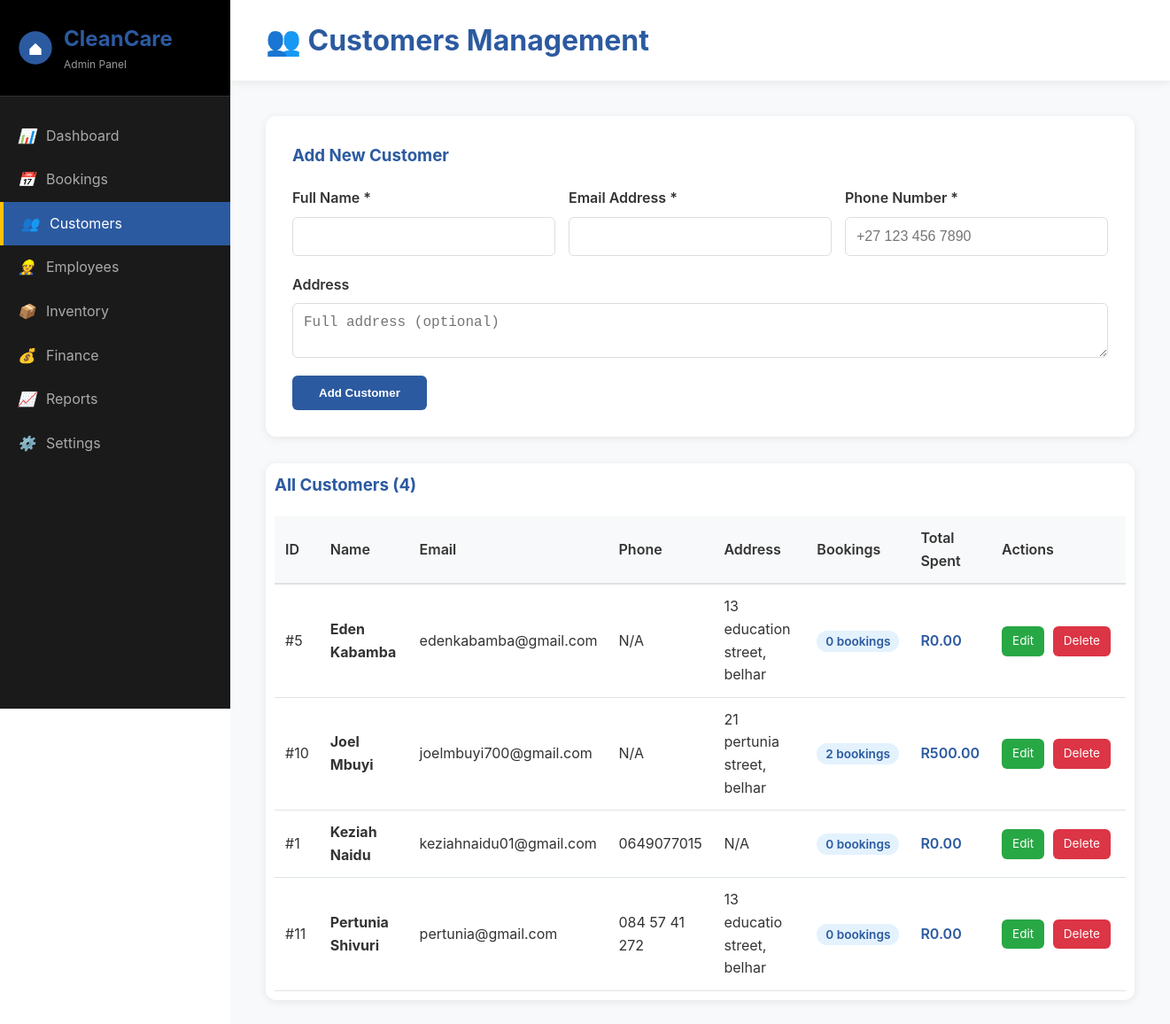
The page /pages/manage_customers.php (signed in) on the database its author committed.
### tables this page shows
CREATE TABLE `customers` (
  `id` int(11) NOT NULL,
  `name` varchar(100) NOT NULL,
  `email` varchar(100) DEFAULT NULL,
  `phone` varchar(20) DEFAULT NULL,
  `address` text DEFAULT NULL
);

### pages/manage_customers.php (the view, shortened to what this page needs)
<?php
require_once '../backend/db_config.php';
try {
    $stmt = $pdo->query("SELECT c.*,
                         COUNT(b.id) as total_bookings,
                         SUM(CASE WHEN b.completed = 1 THEN b.price ELSE 0 END) as total_spent
                         FROM customers c
                         LEFT JOIN bookings b ON c.id = b.customer_id
                         GROUP BY c.id
                         ORDER BY c.name ASC");
    $customers = $stmt->fetchAll(PDO::FETCH_ASSOC);
} catch (PDOException $e) {
    $customers = [];
    error_log("Error fetching customers: " . $e->getMessage());
}
?>
<!DOCTYPE html>
<html lang="en">
<head>
    <link rel="stylesheet" href="../frontend/css/style.css">
    <link rel="stylesheet" href="../frontend/css/dashboard.css">
</head>
<body>
    <div class="admin-layout">
        <aside class="admin-sidebar">
            <div class="sidebar-header">
                <div class="sidebar-logo">
                    <svg viewBox="0 0 60 60" width="40" height="40">
                        <circle cx="30" cy="30" r="28" fill="#2c5aa0"/>
                        <path d="M 20 32 L 30 22 L 40 32 L 40 42 L 20 42 Z" fill="white"/>
                    </svg>
                    <div>
                        <h2>CleanCare</h2>
                        <p>Admin Panel</p>
                    </div>
                </div>
            </div>
            <nav class="sidebar-nav">
                <a href="../dashboards/admin.php"><i>📊</i> Dashboard</a>
                <a href="manage_bookings.php"><i>📅</i> Bookings</a>
                <a href="manage_customers.php" class="active"><i>👥</i> Customers</a>
                <a href="manage_employees.php"><i>👷</i> Employees</a>
                <a href="manage_inventory.php"><i>📦</i> Inventory</a>
                <a href="manage_finance.php"><i>💰</i> Finance</a>
                <a href="reports.php"><i>📈</i> Reports</a>
                <a href="settings.php"><i>⚙️</i> Settings</a>
            </nav>
        </aside>
        <main class="admin-main">
            <div class="admin-header">
                <h1 style="margin: 0; color: #2c5aa0;">👥 Customers Management</h1>
            </div>
            <div class="admin-content">
                <div class="form-card">
                    <h3 style="color: #2c5aa0; margin-bottom: 20px;">Add New Customer</h3>
                    <form method="POST">
                        <div class="form-grid">
                            <div class="form-group">
                                <label>Full Name *</label>
                                <input type="text" name="name" required>
                            </div>
                            <div class="form-group">
                                <label>Email Address *</label>
                                <input type="email" name="email" required>
                            </div>
                            <div class="form-group">
                                <label>Phone Number *</label>
                                <input type="tel" name="phone" required placeholder="+27 123 456 7890">
                            </div>
                        </div>
                        <div class="form-group" style="margin-bottom: 20px;">
                            <label>Address</label>
                            <textarea name="address" rows="2" placeholder="Full address (optional)"></textarea>
                        </div>
                        <button type="submit" name="add_customer" class="btn-submit">Add Customer</button>
                    </form>
                </div>
                <div class="data-table-container">
                    <h3 style="color: #2c5aa0;">All Customers (<?= count($customers) ?>)</h3>
                    <?php if (empty($customers)): ?>
                        <p style="text-align: center; color: #999; padding: 40px;">No customers yet.</p>
                    <?php else: ?>
                        <div style="overflow-x: auto;">
                            <table class="data-table">
                                <thead>
                                    <tr>
                                        <th>ID</th>
                                        <th>Name</th>
                                        <th>Email</th>
                                        <th>Phone</th>
                                        <th>Address</th>
                                        <th>Bookings</th>
                                        <th>Total Spent</th>
                                        <th>Actions</th>
                                    </tr>
                                </thead>
                                <tbody>
                                    <?php foreach ($customers as $customer): ?>
                                    <tr>
                                        <td>#<?= $customer['id'] ?></td>
                                        <td><strong><?= htmlspecialchars($customer['name']) ?></strong></td>
                                        <td><?= htmlspecialchars($customer['email']) ?></td>
                                        <td><?= htmlspecialchars($customer['phone'] ?: 'N/A') ?></td>
                                        <td><?= htmlspecialchars($customer['address'] ?: 'N/A') ?></td>
                                        <td>
                                            <span class="stat-badge"><?= $customer['total_bookings'] ?> bookings</span>
                                        </td>
                                        <td style="font-weight: 600; color: #2c5aa0;">
                                            R<?= number_format($customer['total_spent'], 2) ?>
                                        </td>
                                        <td>
                                            <div class="action-buttons">
                                                <a href="edit_customer.php?id=<?= $customer['id'] ?>" class="btn-action btn-edit">Edit</a>
                                                <a href="?delete=<?= $customer['id'] ?>"
                                                class="btn-action btn-delete"
                                                onclick="return confirm('Delete this customer? This will also delete their bookings.')">Delete</a>
                                            </div>
                                        </td>
                                    </tr>
                                    <?php endforeach; ?>
                                </tbody>
                            </table>
                        </div>
                    <?php endif; ?>
                </div>
            </div>
        </main>
    </div>
</body>
</html>

### frontend/css/style.css (style rules this page uses)
* { margin: 0; padding: 0; box-sizing: border-box; }
html { scroll-behavior: smooth; scroll-padding-top: 80px; }
body { font-family: -apple-system, BlinkMacSystemFont, 'Segoe UI', 'Roboto', 'Oxygen', 'Ubuntu', sans-serif; line-height: 1.6; color: #333; background: #ffffff; }

### frontend/css/dashboard.css (style rules this page uses)
.action-buttons { display: flex; gap: 15px; flex-wrap: wrap; }
.data-table-container { background: white; padding: 30px; border-radius: 12px; box-shadow: 0 2px 10px rgba(0,0,0,0.08); overflow-x: auto; }
.data-table { width: 100%; border-collapse: collapse; margin-top: 20px; }
.data-table thead { background: #f8f9fa; border-bottom: 2px solid #dee2e6; }
.data-table th { padding: 12px; text-align: left; font-weight: 600; color: #333; }
.data-table td { padding: 12px; border-bottom: 1px solid #dee2e6; }
.btn-action { background: #2c5aa0; color: white; border: none; padding: 8px 16px; border-radius: 6px; cursor: pointer; font-size: 0.9rem; transition: background 0.3s; text-decoration: none; display: inline-block; }

### pages/manage_customers.php (style rules this page uses)
body { margin: 0; overflow-x: hidden; }
.admin-layout { display: flex; min-height: 100vh; }
.admin-sidebar { width: 260px; background: #1a1a1a; color: white; position: fixed; height: 100vh; overflow-y: auto; }
.sidebar-header { padding: 25px 20px; border-bottom: 1px solid #333; background: #000; }
.sidebar-logo { display: flex; align-items: center; gap: 12px; }
.sidebar-logo svg { width: 40px; height: 40px; }
.sidebar-logo h2 { font-size: 1.5rem; margin: 0; color: #2c5aa0; }
.sidebar-logo p { font-size: 0.75rem; color: #999; margin: 0; }
.sidebar-nav { padding: 20px 0; }
.sidebar-nav a { display: flex; align-items: center; padding: 12px 20px; color: #aaa; text-decoration: none; transition: all 0.3s; gap: 12px; }
.sidebar-nav a.active { background: #2c5aa0; color: white; border-left: 4px solid #FFC107; }
.admin-main { margin-left: 260px; flex: 1; background: #f8f9fa; min-height: 100vh; }
.admin-header { background: white; padding: 20px 40px; box-shadow: 0 2px 10px rgba(0,0,0,0.08); }
.admin-content { padding: 40px; }
.form-card { background: white; padding: 30px; border-radius: 12px; box-shadow: 0 2px 10px rgba(0,0,0,0.08); margin-bottom: 30px; }
.form-grid { display: grid; grid-template-columns: repeat(auto-fit, minmax(200px, 1fr)); gap: 15px; margin-bottom: 20px; }
.form-group { display: flex; flex-direction: column; }
.form-group label { font-weight: 600; margin-bottom: 8px; color: #333; }
.form-group input, .form-group textarea { padding: 12px; border: 1px solid #ddd; border-radius: 6px; font-size: 1rem; }
.btn-submit { background: #2c5aa0; color: white; padding: 12px 30px; border: none; border-radius: 6px; font-weight: 600; cursor: pointer; transition: all 0.3s; }
.data-table-container { background: white; padding: 10px; border-radius: 12px; box-shadow: 0 2px 10px rgba(0,0,0,0.08); }
.data-table { width: 100%; border-collapse: collapse; margin-top: 20px; }
.data-table thead { background: #f8f9fa; border-bottom: 2px solid #dee2e6; }
.data-table th { padding: 12px; text-align: left; font-weight: 600; }
.data-table td { padding: 12px; border-bottom: 1px solid #dee2e6; }
.data-table td:nth-child(6) { min-width: 100px; white-space: nowrap; }
.btn-action { color: white; padding: 6px 12px; border: none; border-radius: 6px; cursor: pointer; font-size: 0.85rem; text-decoration: none; display: inline-block; margin-right: 5px; }
.btn-edit { background: #28a745; }
.btn-delete { background: #dc3545; }
.stat-badge { background: #e3f2fd; color: #2c5aa0; padding: 4px 10px; border-radius: 12px; font-size: 0.85rem; font-weight: 600; }
.action-buttons { white-space: nowrap; display: block; }

### rows shown on the page
customers: id "5", name "Eden Kabamba", email "edenkabamba@gmail.com", phone "N/A", address "13 education street, belhar", total_bookings "0", total_spent "0.00"
customers: id "10", name "Joel Mbuyi", email "joelmbuyi700@gmail.com", phone "N/A", address "21 pertunia street, belhar", total_bookings "2", total_spent "500.00"
customers: id "1", name "Keziah Naidu", email "keziahnaidu01@gmail.com", phone "0649077015", address "N/A", total_bookings "0", total_spent "0.00"
customers: id "11", name "Pertunia Shivuri", email "pertunia@gmail.com", phone "084 57 41 272", address "13 educatio street, belhar", total_bookings "0", total_spent "0.00"

### other values the page prints
count($customers) "4"
